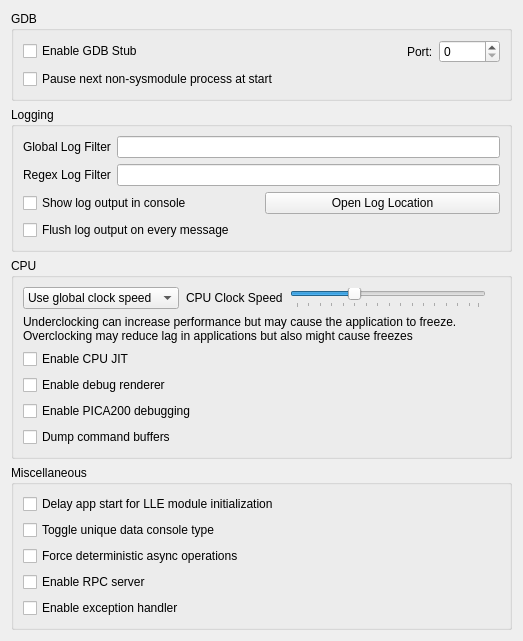
<?xml version="1.0" encoding="UTF-8"?>
<ui version="4.0">
 <class>ConfigureDebug</class>
 <widget class="QWidget" name="ConfigureDebug">
  <property name="geometry">
   <rect>
    <x>0</x>
    <y>0</y>
    <width>523</width>
    <height>458</height>
   </rect>
  </property>
  <layout class="QVBoxLayout" name="verticalLayout_1">
   <item>
    <layout class="QVBoxLayout" name="verticalLayout_2">
     <item>
      <widget class="QGroupBox" name="gdb_groupbox">
       <property name="title">
        <string>GDB</string>
       </property>
       <layout class="QVBoxLayout" name="verticalLayout_3">
        <item>
         <layout class="QHBoxLayout" name="horizontalLayout_1">
          <item>
           <widget class="QCheckBox" name="toggle_gdbstub">
            <property name="text">
             <string>Enable GDB Stub</string>
            </property>
           </widget>
          </item>
          <item>
           <spacer name="horizontalSpacer">
            <property name="orientation">
             <enum>Qt::Horizontal</enum>
            </property>
            <property name="sizeHint" stdset="0">
             <size>
              <width>40</width>
              <height>20</height>
             </size>
            </property>
           </spacer>
          </item>
          <item>
           <widget class="QLabel" name="label_2">
            <property name="text">
             <string>Port:</string>
            </property>
           </widget>
          </item>
          <item>
           <widget class="QSpinBox" name="gdbport_spinbox">
            <property name="maximum">
             <number>65536</number>
            </property>
           </widget>
          </item>
         </layout>
        </item>
        <item>
          <widget class="QCheckBox" name="debug_next_process">
            <property name="text">
              <string>Pause next non-sysmodule process at start</string>
            </property>
          </widget>
        </item>
       </layout>
      </widget>
     </item>
    </layout>
   </item>
   <item>
    <widget class="QGroupBox" name="groupBox_2">
     <property name="title">
      <string>Logging</string>
     </property>
     <layout class="QVBoxLayout" name="verticalLayout">
      <item>
       <layout class="QHBoxLayout" name="horizontalLayout">
        <item>
         <widget class="QLabel" name="label">
          <property name="text">
           <string>Global Log Filter</string>
          </property>
         </widget>
        </item>
        <item>
         <widget class="QLineEdit" name="log_filter_edit"/>
        </item>
       </layout>
      </item>
      <item>
       <layout class="QHBoxLayout" name="horizontalLayout1">
        <item>
         <widget class="QLabel" name="label_3">
          <property name="text">
           <string>Regex Log Filter</string>
          </property>
         </widget>
        </item>
        <item>
         <widget class="QLineEdit" name="log_regex_filter_edit"/>
        </item>
       </layout>
      </item>
      <item>
       <layout class="QHBoxLayout" name="horizontalLayout2">
        <item>
         <widget class="QCheckBox" name="toggle_console">
          <property name="text">
           <string>Show log output in console</string>
          </property>
         </widget>
        </item>
        <item>
         <widget class="QPushButton" name="open_log_button">
          <property name="text">
           <string>Open Log Location</string>
          </property>
         </widget>
        </item>
       </layout>
      </item>
      <item>
        <widget class="QCheckBox" name="instant_debug_log">
          <property name="text">
            <string>Flush log output on every message</string>
          </property>
          <property name="toolTip">
            <string>&lt;html&gt;&lt;body&gt;Immediately commits the debug log to file. Use this if Azahar crashes and the log output is being cut.&lt;br&gt;Enabling this feature will decrease performance, only use it for debugging purposes.&lt;/body&gt;&lt;/html&gt;</string>
          </property>
        </widget>
      </item>
     </layout>
    </widget>
   </item>
   <item>
    <widget class="QGroupBox" name="groupBox_4">
     <property name="title">
      <string>CPU</string>
     </property>
     <layout class="QGridLayout" name="clock_speed_GLayout">
      <item row="1" column="0">
       <widget class="QWidget" name="clock_speed_widget" native="true">
        <layout class="QHBoxLayout" name="clock_speed_layout">
         <property name="spacing">
          <number>7</number>
         </property>
         <property name="leftMargin">
          <number>0</number>
         </property>
         <property name="topMargin">
          <number>0</number>
         </property>
         <property name="rightMargin">
          <number>0</number>
         </property>
         <property name="bottomMargin">
          <number>0</number>
         </property>
         <item>
          <widget class="QComboBox" name="clock_speed_combo">
           <item>
            <property name="text">
             <string>Use global clock speed</string>
            </property>
           </item>
           <item>
            <property name="text">
             <string>Set clock speed:</string>
            </property>
           </item>
          </widget>
         </item>
         <item>
          <widget class="QLabel" name="clock_speed_label">
           <property name="text">
            <string>CPU Clock Speed</string>
           </property>
          </widget>
         </item>
         <item>
          <widget class="QSlider" name="slider_clock_speed">
           <property name="toolTip">
            <string>&lt;html&gt;&lt;body&gt;Changes the emulated CPU clock frequency.&lt;br&gt;Underclocking can increase performance but may cause the application to freeze.&lt;br&gt;Overclocking may reduce application lag but also might cause freezes&lt;/body&gt;&lt;/html&gt;</string>
           </property>
           <property name="minimum">
            <number>0</number>
           </property>
           <property name="maximum">
            <number>79</number>
           </property>
           <property name="singleStep">
            <number>5</number>
           </property>
           <property name="pageStep">
            <number>15</number>
           </property>
           <property name="value">
            <number>25</number>
           </property>
           <property name="orientation">
            <enum>Qt::Horizontal</enum>
           </property>
           <property name="tickPosition">
            <enum>QSlider::TicksBelow</enum>
           </property>
          </widget>
         </item>
         <item>
          <widget class="QLabel" name="clock_display_label">
           <property name="text">
            <string/>
           </property>
           <property name="alignment">
            <set>Qt::AlignRight|Qt::AlignTrailing|Qt::AlignVCenter</set>
           </property>
          </widget>
         </item>
        </layout>
       </widget>
      </item>
      <item row="2" column="0">
       <widget class="QLabel" name="label_cpu_clock_info">
        <property name="text">
        <string>&lt;html&gt;&lt;head/&gt;&lt;body&gt;Underclocking can increase performance but may cause the application to freeze.&lt;br/&gt;Overclocking may reduce lag in applications but also might cause freezes&lt;/p&gt;&lt;/body&gt;&lt;/html&gt;</string>
       </property>
       <property name="textFormat">
        <enum>Qt::RichText</enum>
       </property>
      </widget>
     </item>
      <item row="3" column="0">
       <widget class="QCheckBox" name="toggle_cpu_jit">
        <property name="toolTip">
         <string>&lt;html&gt;&lt;head/&gt;&lt;body&gt;&lt;p&gt;Enables the use of the ARM JIT compiler for emulating the 3DS CPUs. Don't disable unless for debugging purposes&lt;/p&gt;&lt;/body&gt;&lt;/html&gt;</string>
        </property>
        <property name="text">
         <string>Enable CPU JIT</string>
        </property>
       </widget>
      </item>
      <item row="4" column="0">
       <widget class="QCheckBox" name="toggle_renderer_debug">
        <property name="text">
         <string>Enable debug renderer</string>
        </property>
       </widget>
      </item>
       <item row="5" column="0">
         <widget class="QCheckBox" name="toggle_pica_debugging">
           <property name="text">
             <string>Enable PICA200 debugging</string>
           </property>
         </widget>
       </item>
      <item row="6" column="0">
       <widget class="QCheckBox" name="toggle_dump_command_buffers">
        <property name="text">
         <string>Dump command buffers</string>
        </property>
       </widget>
      </item>
     </layout>
    </widget>
   </item>
   <item>
    <widget class="QGroupBox" name="groupBox_5">
     <property name="title">
      <string>Miscellaneous</string>
     </property>
     <layout class="QGridLayout" name="gridLayout_3">
      <item row="1" column="0">
       <widget class="QCheckBox" name="delay_start_for_lle_modules">
        <property name="toolTip">
         <string>&lt;html&gt;&lt;head/&gt;&lt;body&gt;&lt;p&gt;Introduces a delay to the first ever launched app thread if LLE modules are enabled, to allow them to initialize.&lt;/p&gt;&lt;/body&gt;&lt;/html&gt;</string>
        </property>
        <property name="text">
         <string>Delay app start for LLE module initialization</string>
        </property>
       </widget>
      </item>
      <item row="2" column="0">
       <widget class="QCheckBox" name="toggle_unique_data_console_type">
        <property name="toolTip">
         <string>&lt;html&gt;&lt;head/&gt;&lt;body&gt;&lt;p&gt;Toggles the unique data console type (Old 3DS &#8596; New 3DS) to be able to download the opposite system firmware type from system settings.&lt;/p&gt;&lt;/body&gt;&lt;/html&gt;</string>
        </property>
        <property name="text">
         <string>Toggle unique data console type</string>
        </property>
       </widget>
      </item>
      <item row="3" column="0">
       <widget class="QCheckBox" name="deterministic_async_operations">
        <property name="text">
         <string>Force deterministic async operations</string>
        </property>
        <property name="toolTip">
         <string>&lt;html&gt;&lt;head/&gt;&lt;body&gt;&lt;p&gt;Forces all async operations to run on the main thread, making them deterministic. Do not enable if you don't know what you are doing.&lt;/p&gt;&lt;/body&gt;&lt;/html&gt;</string>
        </property>
       </widget>
      </item>
      <item row="4" column="0">
        <widget class="QCheckBox" name="enable_rpc_server">
          <property name="text">
            <string>Enable RPC server</string>
          </property>
          <property name="toolTip">
            <string>&lt;html&gt;&lt;head/&gt;&lt;body&gt;&lt;p&gt;Enables the RPC server on port 45987. This allows remotely reading/writing guest memory, do not enable if you don't know what you are doing.&lt;/p&gt;&lt;/body&gt;&lt;/html&gt;</string>
          </property>
        </widget>
      </item>
      <item row="5" column="0">
       <widget class="QCheckBox" name="enable_exception_handler">
        <property name="toolTip">
         <string>&lt;html&gt;&lt;head/&gt;&lt;body&gt;&lt;p&gt;Enables the exception handler. When an exception occurs a detailed crash report will be shown.&lt;/p&gt;&lt;p&gt;Note: When using CPU JIT, register values in the crash report may not be fully accurate because the JIT may have advanced past the fault. For more accurate reports, consider disabling CPU JIT.&lt;/p&gt;&lt;/body&gt;&lt;/html&gt;</string>
        </property>
        <property name="text">
         <string>Enable exception handler</string>
        </property>
       </widget>
      </item>
     </layout>
    </widget>
   </item>
   <item>
    <spacer name="verticalSpacer">
     <property name="orientation">
      <enum>Qt::Vertical</enum>
     </property>
     <property name="sizeHint" stdset="0">
      <size>
       <width>20</width>
       <height>40</height>
      </size>
     </property>
    </spacer>
   </item>
  </layout>
 </widget>
 <tabstops>
  <tabstop>toggle_gdbstub</tabstop>
  <tabstop>gdbport_spinbox</tabstop>
  <tabstop>log_filter_edit</tabstop>
  <tabstop>toggle_console</tabstop>
  <tabstop>open_log_button</tabstop>
 </tabstops>
 <resources/>
 <connections>
  <connection>
   <sender>toggle_gdbstub</sender>
   <signal>toggled(bool)</signal>
   <receiver>gdbport_spinbox</receiver>
   <slot>setEnabled(bool)</slot>
   <hints>
    <hint type="sourcelabel">
     <x>84</x>
     <y>157</y>
    </hint>
    <hint type="destinationlabel">
     <x>342</x>
     <y>158</y>
    </hint>
   </hints>
  </connection>
 </connections>
</ui>
